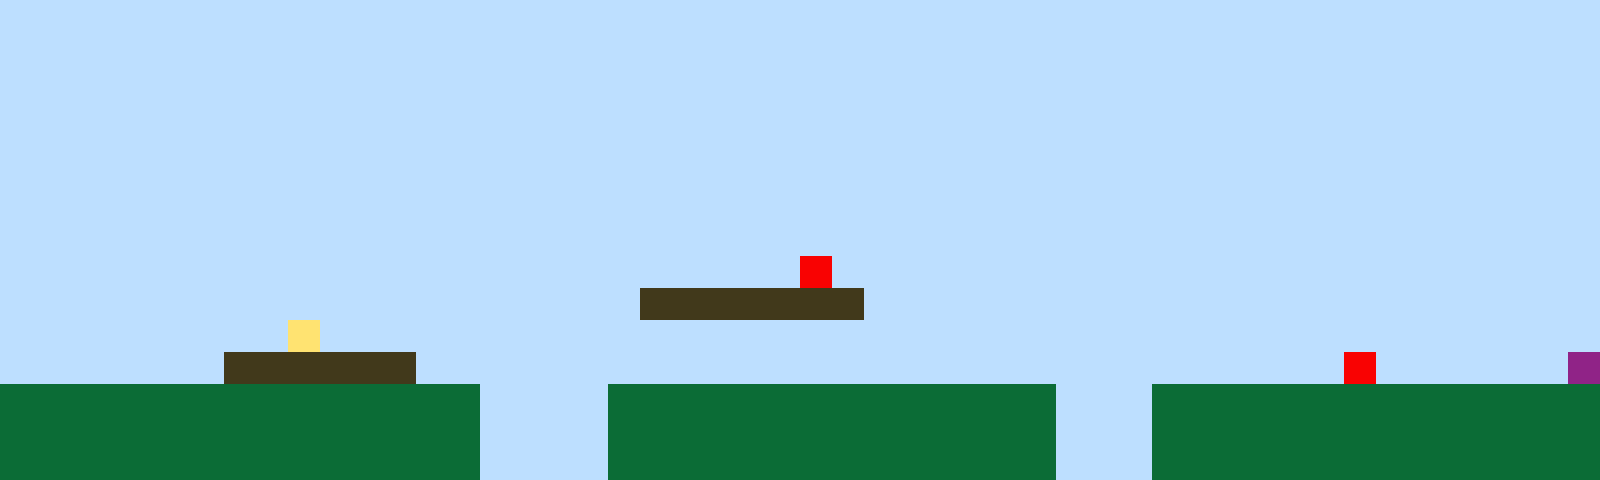

A level layout from a 2D game, rendered from its tile map. Below: a short description, then the map file with its tile-grid data intact:
An orthogonal 50x15 tile map with 32x32 px tiles, 1 tile layer (Tile Layer 1).

<map version="1.10" tiledversion="1.11.2" orientation="orthogonal" renderorder="right-up" width="50" height="15" tilewidth="32" tileheight="32" infinite="0" nextlayerid="2" nextobjectid="1"><editorsettings><export target="map1.csv" format="csv" /></editorsettings><tileset firstgid="1" name="sprites" tilewidth="32" tileheight="32" tilecount="6" columns="3"><image source="sprites.png" width="96" height="64" /></tileset><layer id="1" name="Tile Layer 1" width="50" height="15"><data encoding="csv">1,1,1,1,1,1,1,1,1,1,1,1,1,1,1,1,1,1,1,1,1,1,1,1,1,1,1,1,1,1,1,1,1,1,1,1,1,1,1,1,1,1,1,1,1,1,1,1,1,1,1,1,1,1,1,1,1,1,1,1,1,1,1,1,1,1,1,1,1,1,1,1,1,1,1,1,1,1,1,1,1,1,1,1,1,1,1,1,1,1,1,1,1,1,1,1,1,1,1,1,1,1,1,1,1,1,1,1,1,1,1,1,1,1,1,1,1,1,1,1,1,1,1,1,1,1,1,1,1,1,1,1,1,1,1,1,1,1,1,1,1,1,1,1,1,1,1,1,1,1,1,1,1,1,1,1,1,1,1,1,1,1,1,1,1,1,1,1,1,1,1,1,1,1,1,1,1,1,1,1,1,1,1,1,1,1,1,1,1,1,1,1,1,1,1,1,1,1,1,1,1,1,1,1,1,1,1,1,1,1,1,1,1,1,1,1,1,1,1,1,1,1,1,1,1,1,1,1,1,1,1,1,1,1,1,1,1,1,1,1,1,1,1,1,1,1,1,1,1,1,1,1,1,1,1,1,1,1,1,1,1,1,1,1,1,1,1,1,1,1,1,1,1,1,1,1,1,1,1,1,1,1,1,1,1,1,1,1,1,1,1,1,1,1,1,1,1,1,1,1,1,1,1,1,1,1,1,1,1,1,1,1,1,1,1,1,1,1,1,1,1,1,1,1,1,1,1,1,1,1,1,1,1,1,1,1,1,1,1,1,1,1,1,1,1,1,1,1,1,1,1,1,1,1,1,1,1,1,1,1,1,1,1,1,1,1,1,1,1,1,1,1,1,1,1,1,1,1,1,1,1,1,1,1,1,1,1,1,1,1,1,1,1,1,1,1,1,1,1,1,1,1,1,1,1,1,1,1,1,1,1,1,1,1,1,1,1,1,1,1,1,1,1,1,1,5,1,1,1,1,1,1,1,1,1,1,1,1,1,1,1,1,1,1,1,1,1,1,1,1,1,1,1,1,1,1,1,1,1,1,1,1,1,1,1,1,1,1,1,1,3,3,3,3,3,3,3,1,1,1,1,1,1,1,1,1,1,1,1,1,1,1,1,1,1,1,1,1,1,1,1,1,1,1,1,1,1,1,1,4,1,1,1,1,1,1,1,1,1,1,1,1,1,1,1,1,1,1,1,1,1,1,1,1,1,1,1,1,1,1,1,1,1,1,1,1,1,1,1,1,1,1,1,1,1,1,1,3,3,3,3,3,3,1,1,1,1,1,1,1,1,1,1,1,1,1,1,1,1,1,1,1,1,1,1,1,1,1,1,1,1,1,5,1,1,1,1,1,1,6,2,2,2,2,2,2,2,2,2,2,2,2,2,2,2,1,1,1,1,2,2,2,2,2,2,2,2,2,2,2,2,2,2,1,1,1,2,2,2,2,2,2,2,2,2,2,2,2,2,2,2,2,2,2,2,2,2,2,2,2,2,2,2,2,2,1,1,1,1,2,2,2,2,2,2,2,2,2,2,2,2,2,2,1,1,1,2,2,2,2,2,2,2,2,2,2,2,2,2,2,2,2,2,2,2,2,2,2,2,2,2,2,2,2,2,1,1,1,1,2,2,2,2,2,2,2,2,2,2,2,2,2,2,1,1,1,2,2,2,2,2,2,2,2,2,2,2,2,2,2</data></layer></map>
